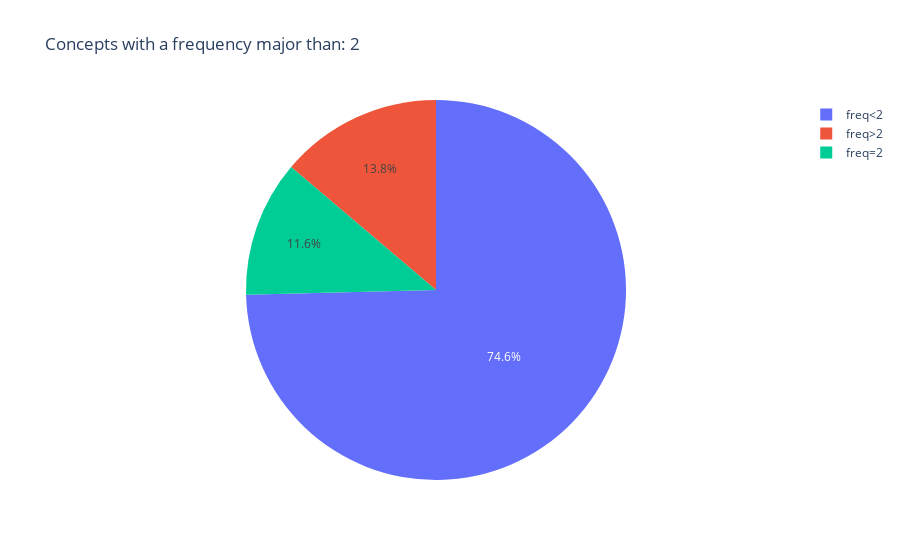

Source (notebook cell):
### Markdown cell above
### 3.3 Concepts frequency

It is useful to look at how many concepts appear more than once in our dataset. As you'll discovert, is often the case that only a subset of concepts appear more than once. That is because documents tend to be highly specialised hence a large number of extracted noun phrases aren't very common.

By looking at this basic frequency statistics we can determine a useful **frequency threshold** for our analysis - ie to screen out concepts that are not representative of the overall dataset we have. 

Tip: change the value of `THRESHOLD` to explore the data.

### Code cell
THRESHOLD = 2

df = pd.DataFrame({
    'type': [f'freq<{THRESHOLD}', 
             f'freq={THRESHOLD}',
             f'freq>{THRESHOLD}'] ,
    'count': [concepts_unique.query(f"frequency < {THRESHOLD}")['concept'].count(), 
              concepts_unique.query(f"frequency == {THRESHOLD}")['concept'].count(), 
              concepts_unique.query(f"frequency > {THRESHOLD}")['concept'].count()]
             })

px.pie(df, 
       names='type', values="count", 
      title = f"Concepts with a frequency major than: {THRESHOLD}")

### Figure 1 — Plotly figure (JSON) as saved in the notebook; plotly's stock layout.template omitted (floating-point values rounded to 4 significant figures)
{"data": [{"domain": {"x": [0, 1], "y": [0, 1]}, "hovertemplate": "type=%{label}<br>count=%{value}<extra></extra>", "labels": ["freq<2", "freq=2", "freq>2"], "legendgroup": "", "name": "", "showlegend": true, "type": "pie", "values": [64621, 10052, 11955]}], "layout": {"autosize": true, "legend": {"tracegroupgap": 0}, "title": {"text": "Concepts with a frequency major than: 2"}}}
